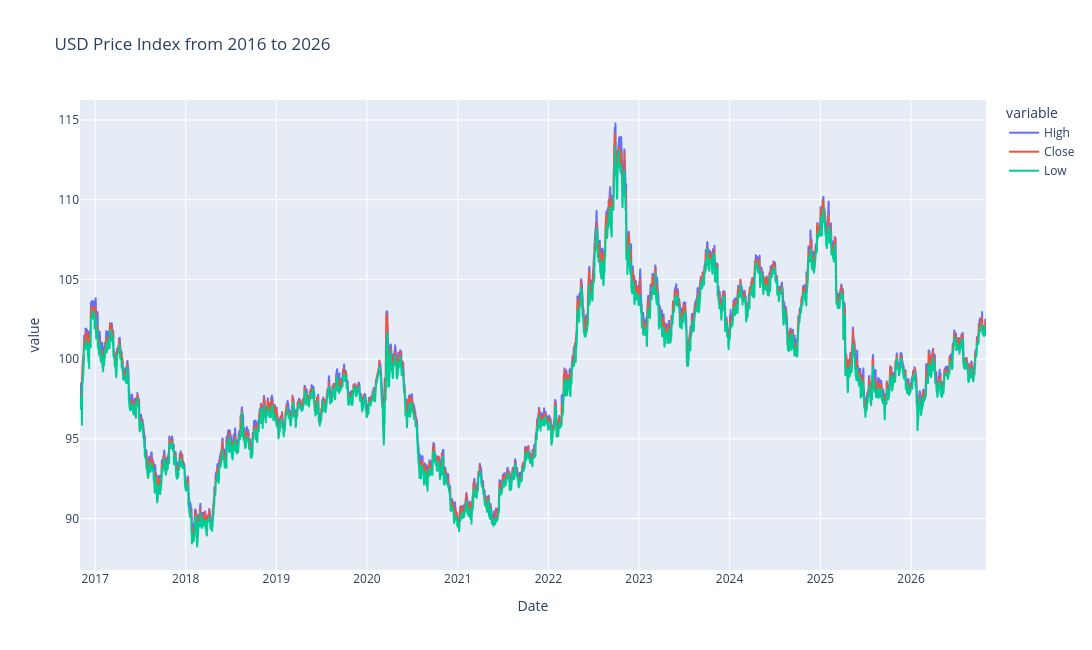

Notebook cell for this chart:
### Markdown cell above
Για τη στατιστική ανάλυση των δεδομένων υπολογίστηκαν η μέση τιμή (mean) και η τυπική απόκλιση (standard deviation) των μεταβλητών Open, High, Low και Close.

Η μέση τιμή δείχνει το μέσο επίπεδο στο οποίο κινήθηκε η κάθε μεταβλητή κατά την εξεταζόμενη δεκαετία. Η τυπική απόκλιση δείχνει πόσο αποκλίνουν οι ημερήσιες τιμές από τη μέση τιμή τους. Όσο μεγαλύτερη είναι η τυπική απόκλιση, τόσο μεγαλύτερη είναι η διασπορά των τιμών, ενώ μια μικρότερη τυπική απόκλιση δείχνει ότι οι τιμές παραμένουν πιο κοντά στον μέσο όρο.

Οι δύο αυτές μετρήσεις μας βοηθούν να κατανοήσουμε τόσο το γενικό επίπεδο των τιμών του δολαρίου όσο και το εύρος των διακυμάνσεων τους κατά την εξεταζόμενη περίοδο.

### Code cell
fig = px.line(df, x='Date', y=['High', 'Close', 'Low'], title='USD Price Index from 2016 to 2026', width=1400, height=650)
fig.show()

### Figure 1 — Plotly figure (JSON) as saved in the notebook; plotly's stock layout.template omitted (floating-point values rounded to 4 significant figures; data arrays with more than 128 entries replaced by an {"elided": "..."} marker saying what was removed)
{"data": [{"hovertemplate": "variable=High<br>Date=%{x}<br>value=%{y}<extra></extra>", "legendgroup": "High", "line": {"color": "#636efa", "dash": "solid"}, "marker": {"symbol": "circle"}, "mode": "lines", "name": "High", "showlegend": true, "type": "scattergl", "x": {"elided": "2514 str values"}, "xaxis": "x", "y": {"elided": "2514 float values"}, "yaxis": "y"}, {"hovertemplate": "variable=Close<br>Date=%{x}<br>value=%{y}<extra></extra>", "legendgroup": "Close", "line": {"color": "#EF553B", "dash": "solid"}, "marker": {"symbol": "circle"}, "mode": "lines", "name": "Close", "showlegend": true, "type": "scattergl", "x": {"elided": "2514 str values"}, "xaxis": "x", "y": {"elided": "2514 float values"}, "yaxis": "y"}, {"hovertemplate": "variable=Low<br>Date=%{x}<br>value=%{y}<extra></extra>", "legendgroup": "Low", "line": {"color": "#00cc96", "dash": "solid"}, "marker": {"symbol": "circle"}, "mode": "lines", "name": "Low", "showlegend": true, "type": "scattergl", "x": {"elided": "2514 str values"}, "xaxis": "x", "y": {"elided": "2514 float values"}, "yaxis": "y"}], "layout": {"height": 650, "legend": {"title": {"text": "variable"}, "tracegroupgap": 0}, "title": {"text": "USD Price Index from 2016 to 2026"}, "width": 1400, "xaxis": {"anchor": "y", "domain": [0, 1], "title": {"text": "Date"}}, "yaxis": {"anchor": "x", "domain": [0, 1], "title": {"text": "value"}}}}
